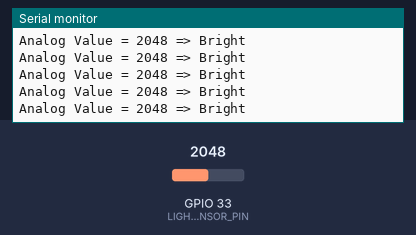
A sketch run on a simulated ESP32. Parts: the last lines printed to the serial monitor. Inputs (shaded band) come from the test bench; at power-on: GPIO 33 (LIGHT_SENSOR_PIN) = 2048. No MQTT or app messages arrive unless stated.

Above: at 1.2 s.
1.3 s: GPIO 33 (LIGHT_SENSOR_PIN) set to 1960
At 2.0 s:
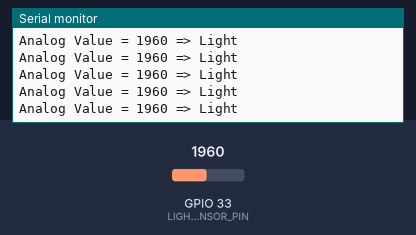
3.2 s: GPIO 33 (LIGHT_SENSOR_PIN) set to 760
At 4.2 s:
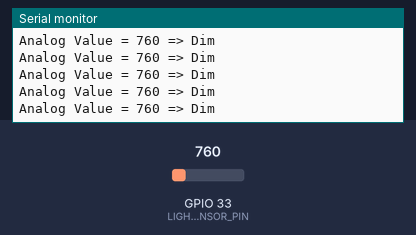
5.1 s: GPIO 33 (LIGHT_SENSOR_PIN) set to 0
At 6.0 s:
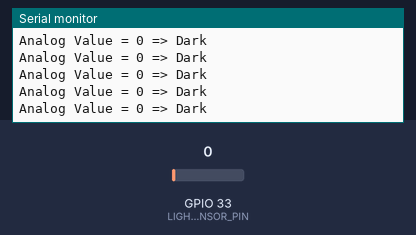
7.0 s: GPIO 33 (LIGHT_SENSOR_PIN) set to 3240
At 7.6 s:
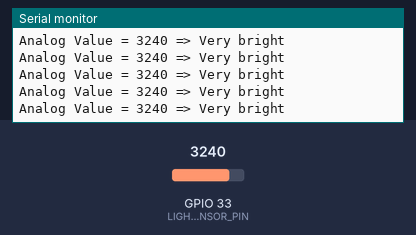

Measured:
- after the input at 1.3 s, the serial monitor: prints a new line at once (image 1)
- after the input at 3.2 s, the serial monitor: prints a new line at once (image 2)
- after the input at 5.1 s, the serial monitor: prints a new line at once (image 3)
- after the input at 7.0 s, the serial monitor: prints a new line at once (image 4)

The sketch:

light_sensor_test.ino
```cpp
/*
 * This ESP32 code is created by esp32io.com
 *
 * This ESP32 code is released in the public domain
 *
 * For more detail (instruction and wiring diagram), visit https://esp32io.com/tutorials/esp32-light-sensor
 */
 #include "EspMQTTClient.h"

 EspMQTTClient client(
  "SiminnE87DE1",
  "SV4PAYDUMX",
  "test.mosquitto.org",  // MQTT Broker server ip
  "",   // Can be omitted if not needed
  "",   // Can be omitted if not needed
  "TestClient",     // Client name that uniquely identify your device
  1883              // The MQTT port, default to 1883. this line can be omitted
);

void onConnectionEstablished()
{

}

#define LIGHT_SENSOR_PIN 33 // ESP32 pin GIOP36 (ADC0)

void setup() {
  // initialize serial communication at 9600 bits per second:
  Serial.begin(115200);
}

void loop() {
  client.loop();
  // reads the input on analog pin (value between 0 and 4095)
  int analogValue = analogRead(LIGHT_SENSOR_PIN);

  Serial.print("Analog Value = ");
  Serial.print(analogValue);   // the raw analog reading

  // We'll have a few threshholds, qualitatively determined
  if (analogValue < 40) {
    Serial.println(" => Dark");
  } else if (analogValue < 800) {
    Serial.println(" => Dim");
  } else if (analogValue < 2000) {
    Serial.println(" => Light");
  } else if (analogValue < 3200) {
    Serial.println(" => Bright");
  } else {
    Serial.println(" => Very bright");
  }
  delay(33);
}
```
